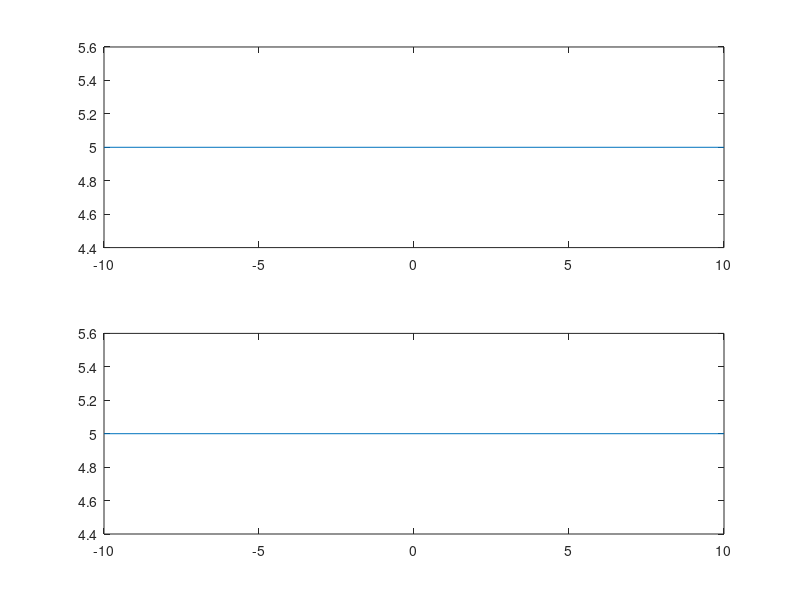

The MATLAB source for this figure:
                                        #Main
                                        #Part E
                                        
# Part E-a

arr = []
arr2= []
for i =-10:1:10
  t=i;
  if i==0;
    t=0.0000001;
  endif
  m= sin(5*pi*t)/(pi*t);
  r = m* cos(30*pi*t );
  arr2= [arr2 r];    
  arr = [arr m];
endfor

#plotting  m(t)
subplot(2,1,1);
y =fft(arr);
range = -10:1:10;
mag=abs(y);
plot (range,mag);                  
########################################################

#Part B-b
#plotting  r(t)
subplot(2,1,2);
z =fft(arr2);
mag2=abs(z);
plot (range,mag2);     
     